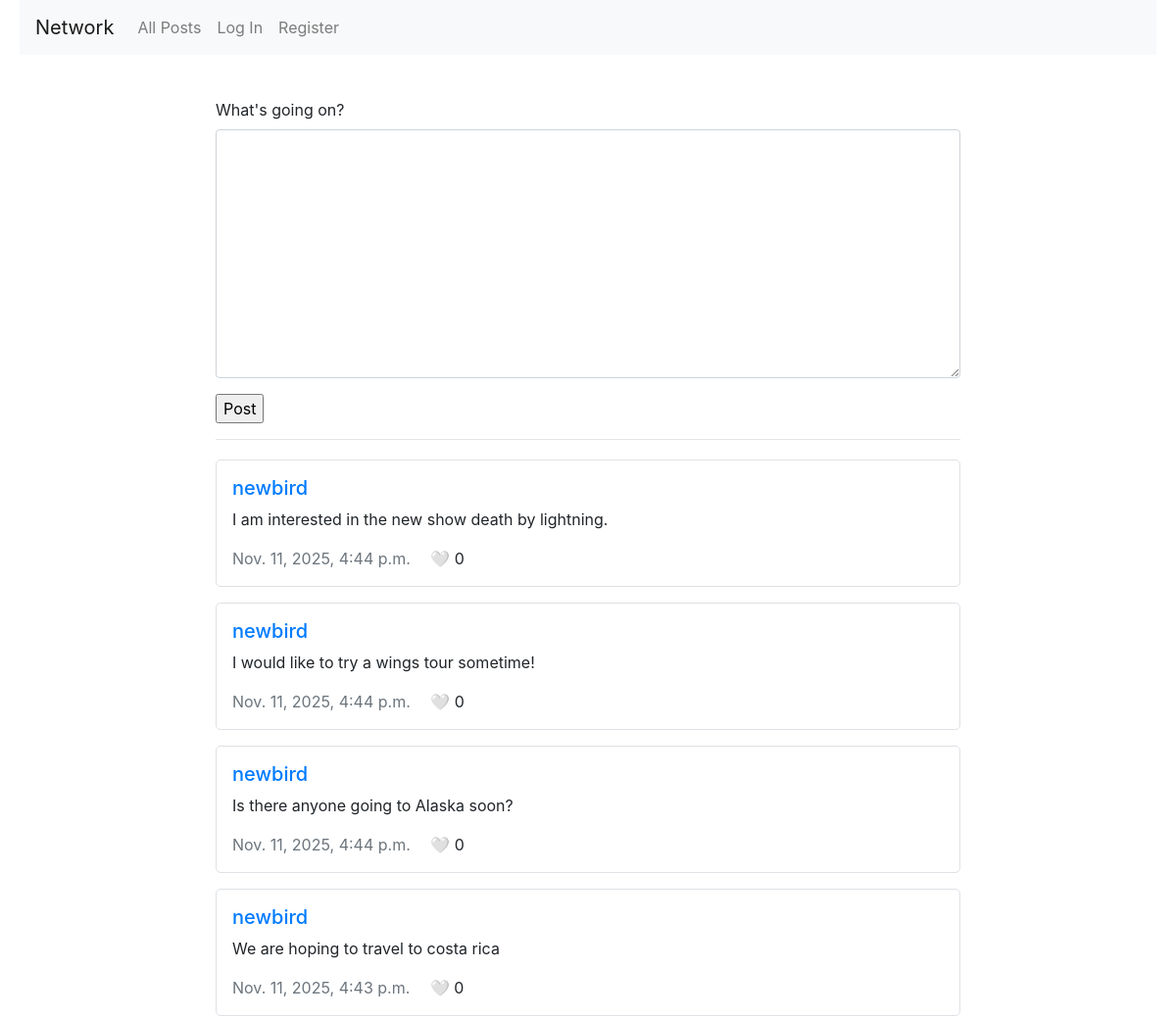
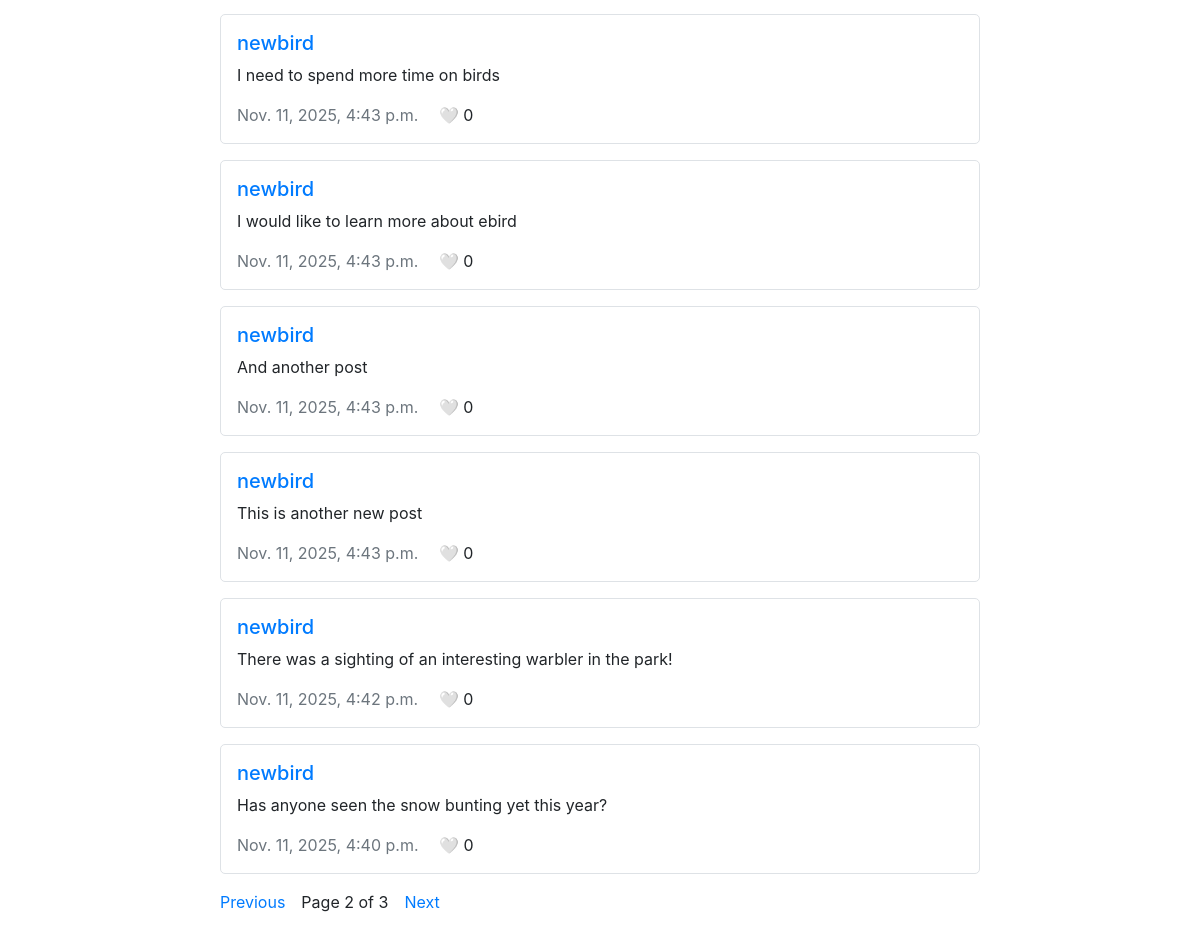
Screenshot of /?page=2 with the database file from the repository (2 pictures, top to bottom).
### network/models.py (models this page shows, shortened)
class Post(models.Model):
    content = models.TextField(max_length=500)
    created = models.DateTimeField(auto_now_add=True)
    modified = models.DateTimeField(auto_now=True)
    is_deleted = models.BooleanField(default=False) #Soft delete
    like = models.ManyToManyField(User, related_name="liked_posts", blank=True)
    parent = models.ForeignKey('self', on_delete=models.CASCADE, related_name="replies", null=True, blank=True) # Allows threads
    user = models.ForeignKey(User, on_delete=models.CASCADE, related_name="posts")
    def like_count(self):
        return self.like.count()
    class Meta:
        ordering = ['-created'] # Sort by most recently created

class User(AbstractUser):
    following = models.ManyToManyField('self', symmetrical=False, related_name="followers")

### network/views.py (the view)
# urls.py: path("", views.index, name="index"),
def index(request):
    page_number = request.GET.get('page', 1)
    posts = Post.objects.all()
    p = Paginator(posts,10)
    try:
        page = p.page(int(page_number))
    except:
        page = p.page(1)
    if request.method == "POST":
        form = NewPostForm(request.POST)
        if form.is_valid():
            post = form.save(commit=False)
            post.user = request.user
            post.save()
            return HttpResponseRedirect(reverse("index"))
    else:
        form = NewPostForm()
    return render(request, "network/index.html", {
        "newpostform": form,
        "page": page,
    })

### network/views.py
class NewPostForm(forms.ModelForm):
    class Meta:
        model = Post
        fields = ['content']
        widgets = {
            'content': forms.Textarea()
        }
        labels = {
            'content': 'What\'s going on?'
        }
    def __init__(self, *args, **kwargs):
        super().__init__(*args, **kwargs)
        for visible in self.visible_fields():
            visible.field.widget.attrs["class"] = "form-control mb-3"

### network/templates/network/index.html (shortened to what this page needs)
{% extends "network/layout.html" %}
{% block body %}
    <div class="container mt-4">
        <form method="post">
            {{ newpostform }}
            <input type="submit" value="Post">
        </form>
        <hr>
        <div class="posts">
            {% for post in page %}
                <div class="post mb-3 p-3 border">
                    <a href="/profile/{{ post.user.username }}"><h5>{{ post.user.username }}</h5></a>
                    <p>{{ post.content }}</p>
                    <span class="username text-muted">{{ post.created }}</span>
                    {% if user.is_authenticated %}
                        <button class="btn btn-sm like-btn"
                                data-post-id="{{ post.id }}">
                            <span class="heart">{% if user in post.like.all %}❤️{% else %}🤍{% endif %}</span>
                            <span class="like-count">{{ post.like_count }}</span>
                        </button>
                    {% else %}
                        <span class="likes ml-3">🤍 {{ post.like_count }}</span>
                    {% endif %}
                </div>
            {% endfor %}
        </div>
        <div class="pagination mt-3">
            {% if page.has_previous %}
                <a href="?page={{ page.previous_page_number }}">Previous</a>
            {% endif %}
            <span class="mx-3">Page {{ page.number }} of {{ page.paginator.num_pages }}</span>
            {% if page.has_next %}
                <a href="?page={{ page.next_page_number }}">Next</a>
            {% endif %}
        </div>
    </div>
{% endblock %}

### network/static/network/styles.css (style rules this page uses)
body { margin-top: 0; margin-left: 20px; margin-right: 20px; margin-bottom: 20px; }
.container { max-width: 800px; margin: 0 auto; padding: 20px; }
.posts { margin-top: 20px; }
.post { margin-bottom: 15px; padding: 15px; border: 1px solid #ddd; border-radius: 5px; }

### rows the page displays
Post: user.username "newbird", content "I am interested in the new show death by lightning.", created "Nov. 11, 2025, 4:44 p.m.", like_count "0"
Post: user.username "newbird", content "I would like to try a wings tour sometime!", created "Nov. 11, 2025, 4:44 p.m.", like_count "0"
Post: user.username "newbird", content "Is there anyone going to Alaska soon?", created "Nov. 11, 2025, 4:44 p.m.", like_count "0"
Post: user.username "newbird", content "We are hoping to travel to costa rica", created "Nov. 11, 2025, 4:43 p.m.", like_count "0"
Post: user.username "newbird", content "I need to spend more time on birds", created "Nov. 11, 2025, 4:43 p.m.", like_count "0"
Post: user.username "newbird", content "I would like to learn more about ebird", created "Nov. 11, 2025, 4:43 p.m.", like_count "0"
Post: user.username "newbird", content "And another post", created "Nov. 11, 2025, 4:43 p.m.", like_count "0"
Post: user.username "newbird", content "This is another new post", created "Nov. 11, 2025, 4:43 p.m.", like_count "0"
Post: user.username "newbird", content "There was a sighting of an interesting warbler in the park!", created "Nov. 11, 2025, 4:42 p.m.", like_count "0"
Post: user.username "newbird", content "Has anyone seen the snow bunting yet this year?", created "Nov. 11, 2025, 4:40 p.m.", like_count "0"

### other values shown
{{ page.number }} "2"
{{ page.paginator.num_pages }} "3"
